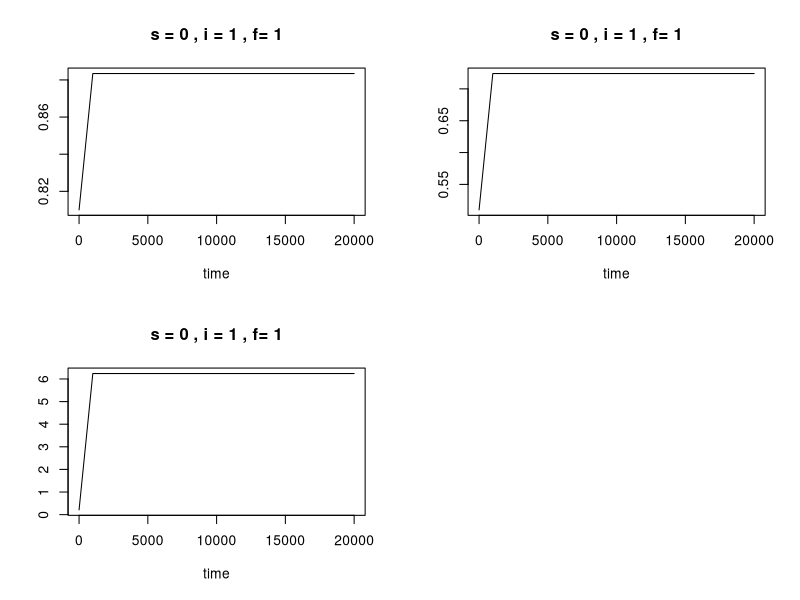
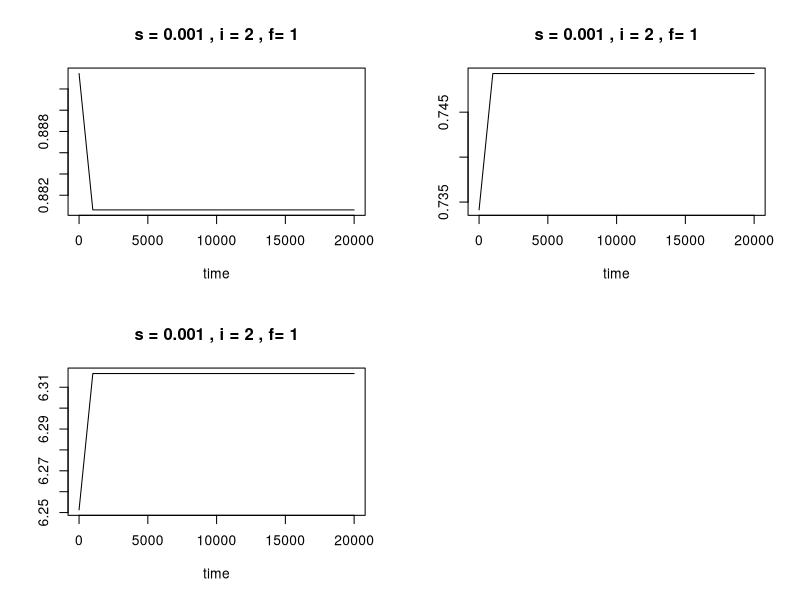
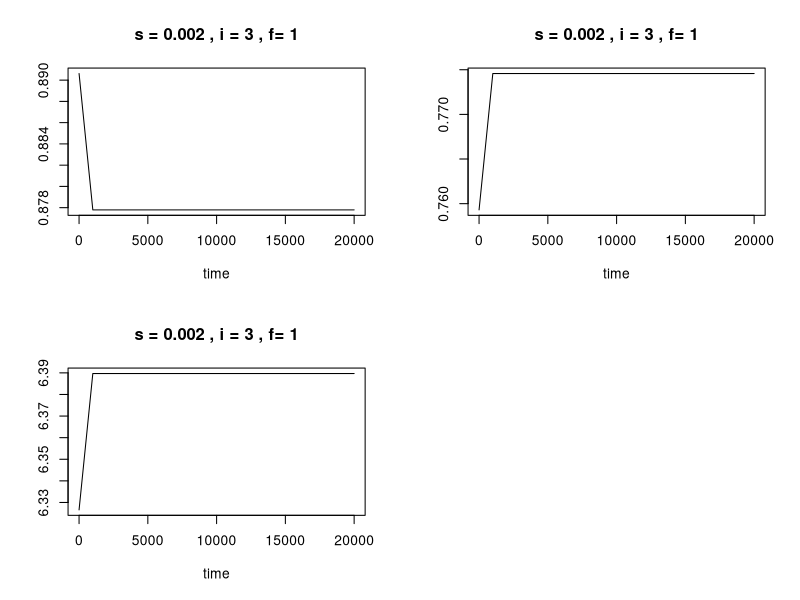
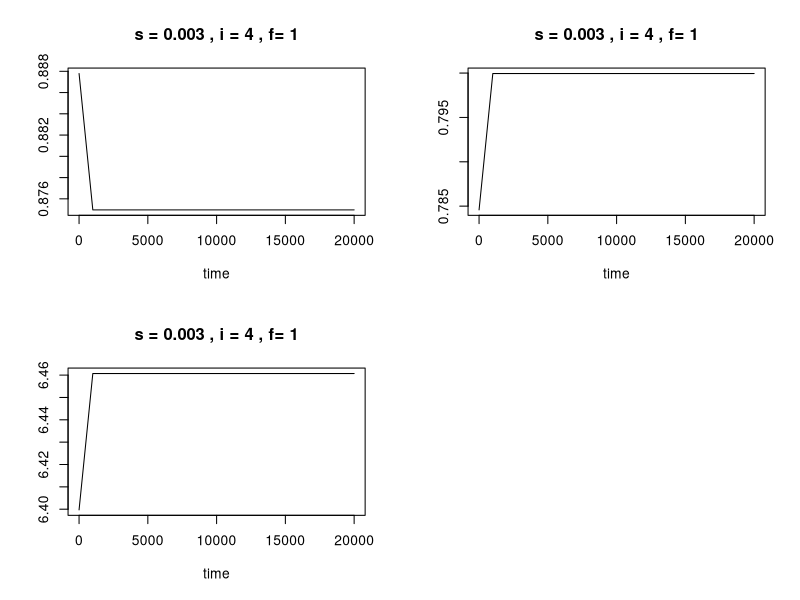
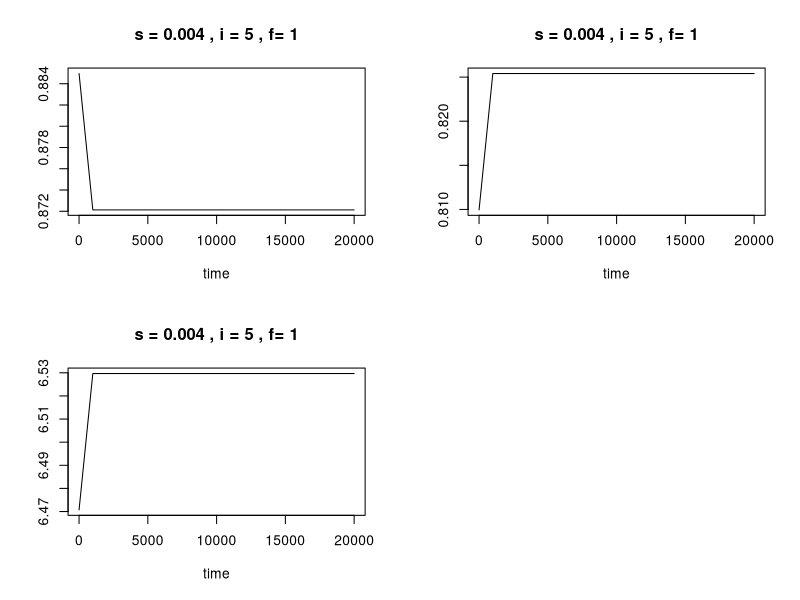
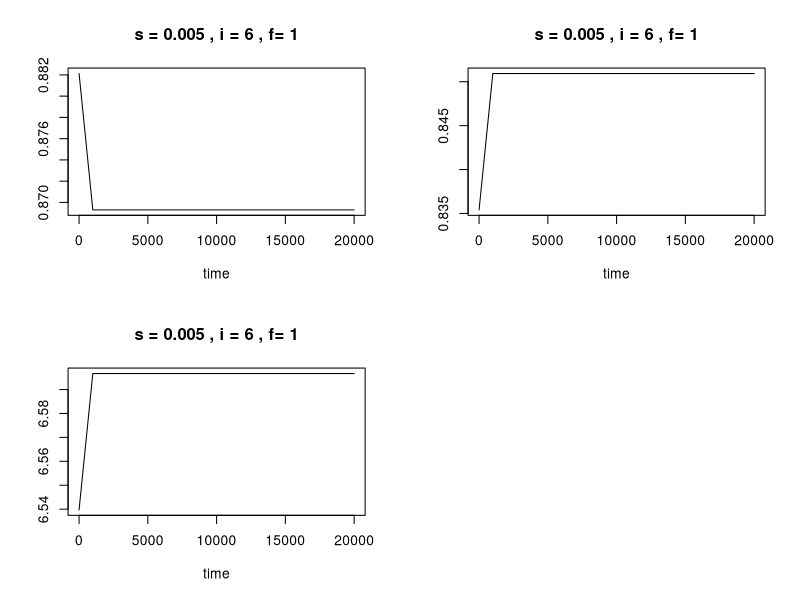
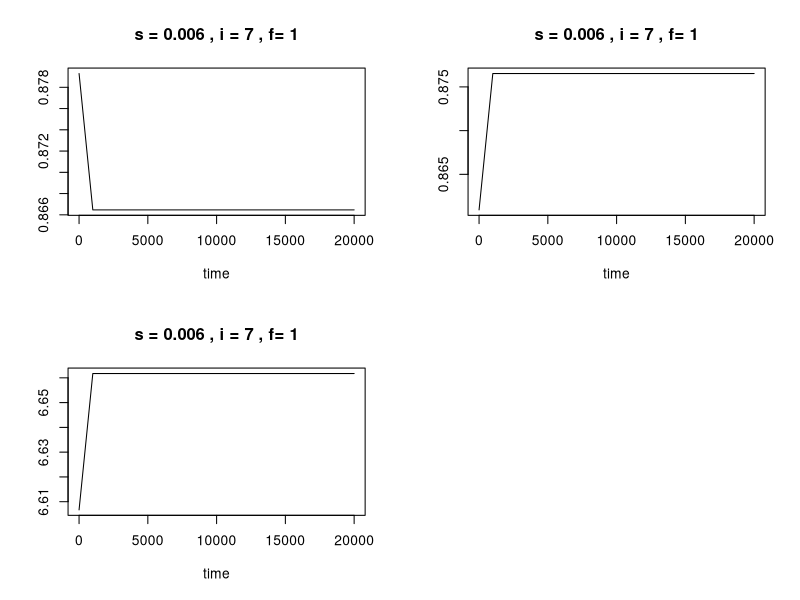
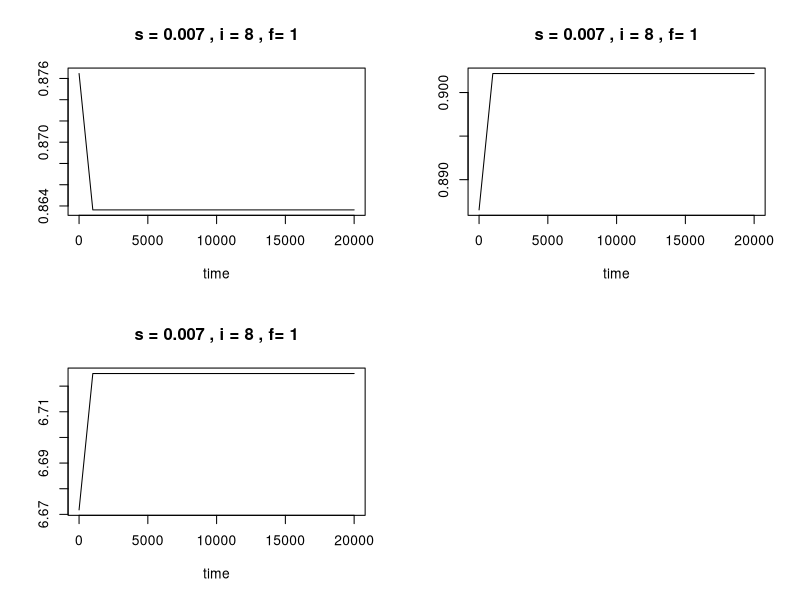

Here is the R script that generated these plots, in order:
###Using values by McCann and Yodzis
#8_18_19 Now I am going to swap m out between reduced in foraging and predation to make the interpretation of the equation easier
#Changelog 8_18_19 in line 59 and 60, m was moved from 1+fmp under predation rate to 1+fmp under foraging rate
#Changelog 8_20_10 I'm breaking the code up into 2 pieces: one for high n and one for low n to make it easier to run. Also, definitely putting the swtiched m into manuscript so need to pretty the figures up. Also changed the vital rates with m
#Notes for 8_20_19 I'm using 0.2 and 2 for m in the final results
##Here pred is more sensitive
setwd('~/Dropbox/Projects/Sensory stress basal/Paper/Final scripts/Swapped m images 8_18_19/Model output for figures for swapped m')

library('deSolve')

low=1
high=2
m.domain= c(0.2,2)#c(0, 5)#c(0.5,5)
n.domain=c(0.002, 25)
# f.domain=c(0.1,10)

final.n=NULL


f.domain=c(1)
for(j in 1:length(f.domain))
{
B.final=NULL
H.final=NULL
P.final=NULL

a.percap.final=NULL
b.percap.final=NULL
a.tot.final=NULL
b.tot.final=NULL
r.b.final=NULL
a.percap.std.final=NULL
b.percap.std.final=NULL
b.percap.a.final=NULL
a.percap.B.final=NULL

B=0.8
H=0.5
P=0.2
s.domain=seq(from =0, to =0.3, by =0.001) #n=high, pred more sensitive
# # # # # # s.domain=seq(from =0, to =2000, by =1) #n=low, prey more sensitive
for(i in 1: length(s.domain))
{
a=2.17#0.7 #It works!!!!#140#278#5
b=0.1#3.7#7.8#53.69
# f= 0.1#10 #0.1
f=f.domain[j]#0.1, 10
m=m.domain[high]#0.1 #5
n=n.domain[high]#0.002#25
s=s.domain[i]
dh=0.056#0.018 
dp=0.01#0.2#16.77

parameters = c(a, f, n , m , s, b, dh, dp)
state=c(B=B[i]+0.01,H=H[i]+0.01,P=P[i]+0.01)
# state=c(B=0.8,H=0.5,P=0.2)

Lorenz=function(t, state, parameters){
	with(as.list(c(state,parameters)), {
		dB=B*(1-B)-a*H*B/(1+f*m*P/(1+s))
		dH=a*B*H/(1+f*m*P/(1+s))-b*P*H/((1+f*P/(1+s))*(1+n*s))-dh*H
		dP=b*P*H/((1+f*P/(1+s))*(1+n*s))-dp*P
	
		list(c(dB,dH,dP))
	})
}

# times = seq(0, 1000000, by =10000)
times = seq(0, 20000, by =1000)


out=lsoda(y=state, times=times, func=Lorenz, parms = parameters, rtol=1e-8, atol=1e-8)
plot(out,main=c(paste(paste('s =',s), paste(','), paste('i =',i), paste(','), paste('f=',f))))

out=as.data.frame(out)
B.equil=out$B[length(out$B)]
H.equil=out$H[length(out$H)]
P.equil=out$P[length(out$P)]
r.b=B.equil*(1-B.equil)
a.percap=a*B.equil/(1+f*m*P.equil/(1+s))
b.percap=b*H.equil/((1+f*P.equil/(1+s))*(1+n*s))
a.tot=a*B.equil*H.equil/(1+f*m*P.equil/(1+s))
b.tot=b*P.equil*H.equil/((1+f*P.equil/(1+s))*(1+n*s))
a.percap.std=a/(1+f*m*P.equil/(1+s))
b.percap.std=b/((1+f*P.equil/(1+s))*(1+n*s))
b.percap.a=b*P.equil/((1+f*P.equil/(1+s))*(1+n*s))
a.percap.B=a*H.equil/(1+f*m*P.equil/(1+s))

B=c(B,B.equil)
H=c(H, H.equil)
P=c(P, round(P.equil, 50))

B.final=c(B.final, B.equil)
H.final=c(H.final, H.equil)
P.final=c(P.final, P.equil)
r.b.final=c(r.b.final,r.b)
a.percap.final=c(a.percap.final,a.percap)
b.percap.final=c(b.percap.final, b.percap)
a.tot.final=c(a.tot.final, a.tot)
b.tot.final=c(b.tot.final, b.tot)
a.percap.std.final=c(a.percap.std.final,a.percap.std)
b.percap.std.final=c(b.percap.std.final,b.percap.std)
b.percap.a.final=c(b.percap.a.final, b.percap.a)
a.percap.B.final=c(a.percap.B.final, a.percap.B)
}

final.s=(cbind(B.final, H.final, P.final, a.percap.final, b.percap.final, a.tot.final, b.tot.final, r.b.final, a.percap.std.final, b.percap.std.final,b.percap.a.final,a.percap.B.final))
final.n=cbind(final.n,final.s)
}

final=NULL
final=as.data.frame(final.n)

####################Plotting results
par(mfrow=c(2,2))
en.1=12

B.domain=seq(from =1, to =ncol(final), by =en.1)
plot(final[,B.domain[1]]~s.domain, type='n', xlab=("Effective stress"), ylab=('Basal Resource'))
for( i in 1:length(B.domain))
{
lines(final[,B.domain[i]]~s.domain, col=(3))	
}


H.domain=seq(from =2, to =ncol(final), by =en.1)
plot(final[,H.domain[1]]~s.domain, type='n', xlab=("Effective stress"), ylab=('Prey'))
for( i in 1:length(H.domain))
{
lines(final[,H.domain[i]]~s.domain, col=(4))	
}


P.domain=seq(from =3, to =ncol(final), by =en.1)
plot(final[,P.domain[1]]~s.domain, type='n', xlab=("Effective stress"), ylab=('Predator'))
for( i in 1:length(P.domain))
{
lines(final[,P.domain[i]]~s.domain, col=(2))	
}

plot(final[,B.domain]~s.domain,type='n', ylim=c(0,1), xlab=("Sensory stress"), ylab=('Standardized population abundance'))
for( i in 1:length(B.domain))
{
	Br.new=final[,B.domain[i]]/max(final[,B.domain[i]])
lines(Br.new~s.domain, col=(3), lwd=4)	
}
for( i in 1:length(H.domain))
{
	H.new=final[,H.domain[i]]/max(final[,H.domain[i]])
lines(H.new~s.domain, col=(4), lwd=4)	
}
for( i in 1:length(P.domain))
{
	P.new=final[,P.domain[i]]/max(final[,P.domain[i]])
lines(P.new~s.domain, col=(2), lwd=4)	
}




# B.domain=seq(from =1, to =ncol(final), by =en.1)
# plot(final[,B.domain[1]]~s.domain, type='n', ylim=c(min(c(final[,B.domain[1]],final[,B.domain[2]])),max(c(final[,B.domain[1]],final[,B.domain[2]] ))), xlab=("Effective stress"), ylab=('Basal Resource'))
# legend('topright', c( "Low fear", "High fear"), lty=c(1,1), col=c(3,4))
# for( i in 1:length(B.domain))
# {
# lines(final[,B.domain[i]]~s.domain, col=(i+2))	
# }


# H.domain=seq(from =2, to =ncol(final), by =en.1)
# plot(final[,H.domain[2]]~s.domain, type='n',ylim=c(min(c(final[,H.domain[1]],final[,H.domain[2]])),max(c(final[,H.domain[1]],final[,H.domain[2]] ))), xlab=("Effective stress"), ylab=('Prey'))
# legend('topright', c( "Low fear", "High fear"), lty=c(1,1), col=c(3,4))
# for( i in 1:length(H.domain))
# {
# lines(final[,H.domain[i]]~s.domain, col=(i+2))	
# }


# P.domain=seq(from =3, to =ncol(final), by =en.1)
# plot(final[,P.domain[1]]~s.domain, type='n', ylim=c(min(c(final[,P.domain[1]],final[,P.domain[2]])),max(c(final[,P.domain[1]],final[,P.domain[2]] ))), xlab=("Effective stress"), ylab=('Predator'))
# legend('topright', c( "Low fear", "High fear"), lty=c(1,1), col=c(3,4))
# for( i in 1:length(P.domain))
# {
# lines(final[,P.domain[i]]~s.domain, col=(i+2))	
# }

#Vital rates
par(mfrow=c(2,4))
en.1=12
a.percap.std.domain=seq(from =9, to =ncol(final), by =en.1)
plot(final[,a.percap.std.domain[1]]~s.domain,ylim=c(min(final[,a.percap.std.domain[1]]),max(final[,a.percap.std.domain[1]])), type='n', xlab=("Effective stress"), ylab=('Proportion of resource consumed per capita'))
# legend('topright', c( "Predator does better", "Prey does better"), lty=c(1,1), col=c(3,4))
for( i in 1:length(a.percap.std.domain))
{
lines(final[,a.percap.std.domain[i]]~s.domain, col=(i+2))	
}

a.percap.domain=seq(from =4, to =ncol(final), by =en.1)
plot(final[,a.percap.domain[1]]~s.domain, ylim=c(min(final[,a.percap.domain[1]]),max(final[,a.percap.domain[1]])), type='n', xlab=("Effective stress"), ylab=('Number of resource consumed per capita'))
# legend('topright', c( "Predator does better", "Prey does better"), lty=c(1,1), col=c(3,4))
for( i in 1:length(a.percap.domain))
{
lines(final[,a.percap.domain[i]]~s.domain, col=(i+2))	
}

a.percap.B.domain=seq(from =12, to =ncol(final), by =en.1)
plot(final[,a.percap.B.domain[1]]~s.domain, type='n',ylim=c(min(final[,a.percap.B.domain[1]]),max(final[,a.percap.B.domain[1]])),  xlab=("Effective stress"), ylab=('Probability of a resource being consumed')) #This may equal total proportion of resource consumed
# legend('topright', c( "Predator does better", "Prey does better"), lty=c(1,1), col=c(3,4))
for( i in 1:length(a.percap.B.domain))
{
lines(final[,a.percap.B.domain[i]]~s.domain, col=(i+2))	
}

a.tot.domain=seq(from =6, to =ncol(final), by =en.1)
plot(final[,a.tot.domain[1]]~s.domain, type='n',ylim=c(min(final[,a.tot.domain[1]]),max(final[,a.tot.domain[1]])), xlab=("Effective stress"), ylab=('Number of resource consumed total'))
# legend('topright', c( "Predator does better", "Prey does better"), lty=c(1,1), col=c(3,4))
for( i in 1:length(a.tot.domain))
{
lines(final[,a.tot.domain[i]]~s.domain, col=(i+2))	
}


b.percap.std.domain=seq(from =10, to =ncol(final), by =en.1)
plot(final[,b.percap.std.domain[1]]~s.domain, type='n',ylim=c(min(final[,b.percap.std.domain[1]]),max(final[,b.percap.std.domain[1]])) ,xlab=("Effective stress"), ylab=('Proportion of prey consumed per capita'))
# legend('topright', c( "Predator does better", "Prey does better"), lty=c(1,1), col=c(3,4))
for( i in 1:length(b.percap.std.domain))
{
lines(final[,b.percap.std.domain[i]]~s.domain, col=(i+2))	
}

b.percap.domain=seq(from =5, to =ncol(final), by =en.1)
plot(final[,b.percap.domain[1]]~s.domain, type='n',ylim=c(min(final[,b.percap.domain[1]]),max(final[,b.percap.domain[1]])), xlab=("Effective stress"), ylab=('Number of prey consumed per capita'))
# legend('topright', c( "Predator does better", "Prey does better"), lty=c(1,1), col=c(3,4))
for( i in 1:length(b.percap.domain))
{
lines(final[,b.percap.domain[i]]~s.domain, col=(i+2))	
}


b.percap.a.domain=seq(from = 11, to=ncol(final), by =en.1)
plot(final[,b.percap.a.domain[1]]~s.domain,ylim=c(min(final[,b.percap.a.domain[1]]),max(final[,b.percap.a.domain[1]])), type='n', xlab=("Effective stress"), ylab=('Probability of a prey being consumed')) #May be the same as total proportion of prey being consumed
# legend('topright', c( "Predator does better", "Prey does better"), lty=c(1,1), col=c(3,4))
for( i in 1:length(b.percap.a.domain))
{
lines(final[,b.percap.a.domain[i]]~s.domain, col=(i+2))	
}


b.tot.domain=seq(from =7, to =ncol(final), by =en.1)
plot(final[,b.tot.domain[1]]~s.domain, type='n', xlab=("Effective stress"),ylim=c(min(final[,b.tot.domain[1]]),max(final[,b.tot.domain[1]])), ylab=('Total number of prey consumed'))
# legend('topright', c( "Predator does better", "Prey does better"), lty=c(1,1), col=c(3,4))
for( i in 1:length(b.tot.domain))
{
lines(final[,b.tot.domain[i]]~s.domain, col=(i+2))	
}






# r.b.domain=seq(from =8, to =ncol(final), by =en.1)
# plot(0, type='n', ylim=c(0.0,0.27), xlim=c(0, en), xlab=("Effective stress"), ylab=('Growth rate of B pop'))
# legend('topright', c( "Predator does better", "Prey does better"), lty=c(1,1), col=c(3,4))
# for( i in 1:length(r.b.domain))
# {
# lines(final[,r.b.domain[i]]~s.domain, col=(i+2))	
# }

#writing data
write.table(final,'high n high m.csv', sep=',')
